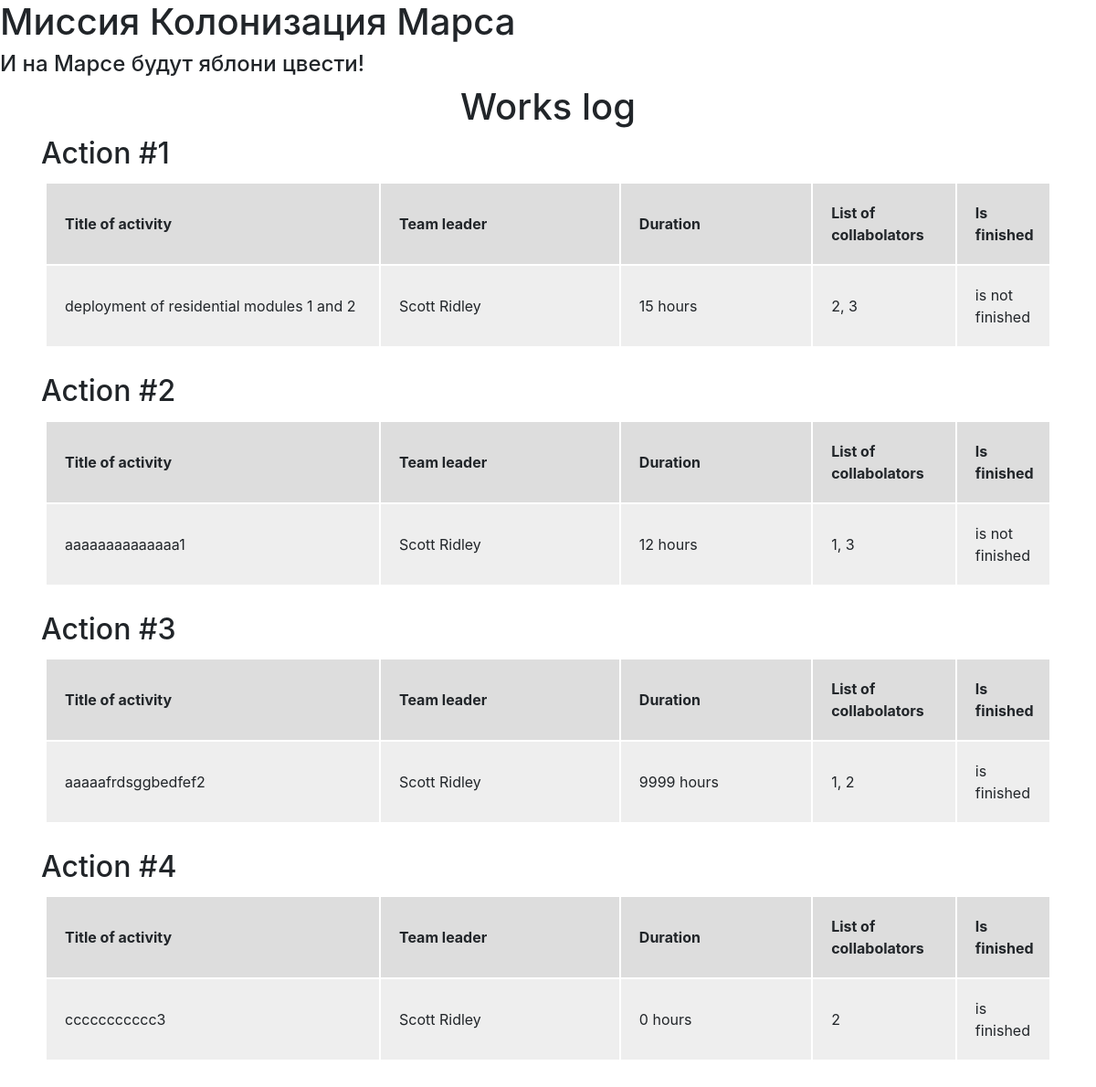
The page / on the database its author committed.
### data/jobs.py (models this page shows)
class Jobs(SqlAlchemyBase):
    __tablename__ = 'jobs'
    id = sqlalchemy.Column(sqlalchemy.Integer,
                           primary_key=True, autoincrement=True)
    team_leader = sqlalchemy.Column(sqlalchemy.Integer,
                              sqlalchemy.ForeignKey("users.id"))
    job = sqlalchemy.Column(sqlalchemy.String, nullable=True)
    work_size = sqlalchemy.Column(sqlalchemy.Integer)
    collaborators = sqlalchemy.Column(sqlalchemy.String, nullable=True)
    start_date = sqlalchemy.Column(sqlalchemy.DateTime, nullable=True)
    end_date = sqlalchemy.Column(sqlalchemy.DateTime, nullable=True)
    is_finished = sqlalchemy.Column(sqlalchemy.Boolean)
    tl = orm.relation('User')

### data/users.py (models this page shows)
class User(SqlAlchemyBase):
    __tablename__ = 'users'
    id = sqlalchemy.Column(sqlalchemy.Integer,
                           primary_key=True, autoincrement=True)
    surname = sqlalchemy.Column(sqlalchemy.String, nullable=True)
    name = sqlalchemy.Column(sqlalchemy.String, nullable=True)
    age = sqlalchemy.Column(sqlalchemy.Integer, nullable=True)
    position = sqlalchemy.Column(sqlalchemy.String, nullable=True)
    speciality = sqlalchemy.Column(sqlalchemy.String, nullable=True)
    address = sqlalchemy.Column(sqlalchemy.String, nullable=True)
    email = sqlalchemy.Column(sqlalchemy.String, unique=True, nullable=True)
    hashed_password = sqlalchemy.Column(sqlalchemy.String, nullable=True)
    modified_date = sqlalchemy.Column(sqlalchemy.DateTime,
                                     default=datetime.datetime.now)

### main.py (the view)
@app.route("/")
def index():
    db_sess = db_session.create_session()
    news = db_sess.query(Jobs).all()
    return render_template("index.html", news=news)

### data/db_session.py (called while the page is built)
def create_session() -> Session:
    global __factory
    return __factory()

### templates/index.html
{% extends "base.html" %}
{% block content %}
<h1 align=center>Works log</h1>
{% for item in news%}
  <h2>Action #{{ item.id }}</h2>
  <table border="1">
   <thead>
     <tr>
       <th>Title of activity</th>
       <th>Team leader</th>
       <th>Duration</th>
       <th>List of collabolators</th>
       <th>Is finished</th>
     </tr>
   </thead>
   <tr><td>{{ item.job }}</td><td>{{ item.tl.surname }} {{ item.tl.name }}</td><td>{{ item.work_size }} hours</td><td>{{ item.collaborators }}</td><td>
{% if item.is_finished == True %} is finished
{% else %} is not finished
{% endif %}</td></tr>
  </table>
  <br>
{% endfor %}
{% endblock %}

### templates/base.html (shortened to what this page needs)
<!doctype html>
<html lang="en">
<head>
    <link rel="stylesheet"
          href="https://stackpath.bootstrapcdn.com/bootstrap/4.4.1/css/bootstrap.min.css"
>
    <link rel="stylesheet" type="text/css" href="../static/css/style.css" />
</head>
<body>
    <h1>Миссия Колонизация Марса</h1>
    <h4>И на Марсе будут яблони цвести!</h4>
<main role="main" class="container">
    {% block content %}{% endblock %}
</main>
</body>

### static/css/style.css (style rules this page uses)
table { table-layout: fixed; width: 100%; border-collapse: collapse; border: 6px solid white; background-color: #EEEEEE; }
th, td { padding: 20px; border: 2px solid white; }
thead { background-color: #DDDDDD; }
thead th:nth-child(1) { width: 35%; }
thead th:nth-child(2) { width: 25%; }
thead th:nth-child(3) { width: 20%; }
thead th:nth-child(4) { width: 15%; }
thead th:nth-child(5) { width: 10%; }

### rows shown on the page
Jobs: id "1", job "deployment of residential modules 1 and 2", tl.surname "Scott", tl.name "Ridley", work_size "15", collaborators "2, 3", is_finished "is not finished"
Jobs: id "2", job "aaaaaaaaaaaaaa1", tl.surname "Scott", tl.name "Ridley", work_size "12", collaborators "1, 3", is_finished "is not finished"
Jobs: id "3", job "aaaaafrdsggbedfef2", tl.surname "Scott", tl.name "Ridley", work_size "9999", collaborators "1, 2", is_finished "is finished"
Jobs: id "4", job "ccccccccccc3", tl.surname "Scott", tl.name "Ridley", work_size "0", collaborators "2", is_finished "is finished"
